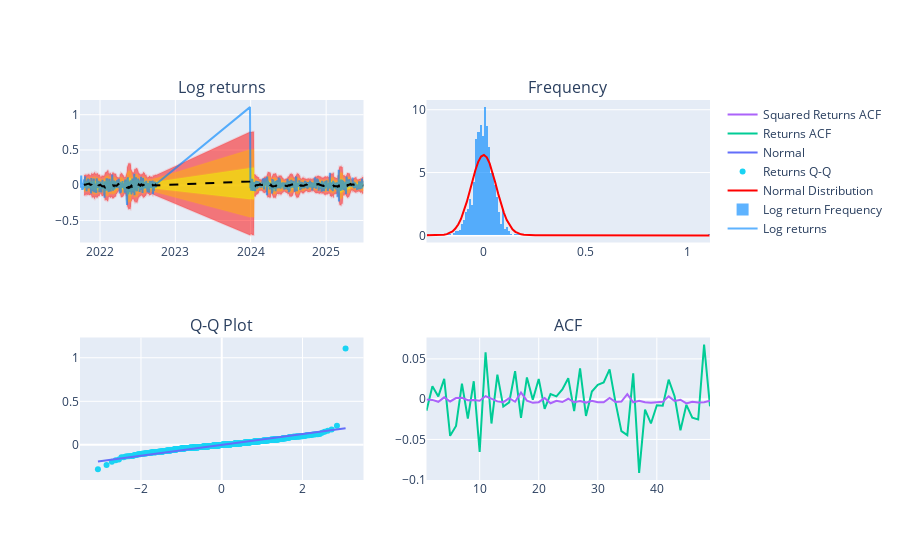

Write notebook code for a chart like this one.
### Code cell
stats_summary = analyse_returns_characteristics(df)

### Figure 1 — Plotly figure (JSON) as saved in the notebook; plotly's stock layout.template omitted (floating-point values rounded to 4 significant figures; data arrays with more than 128 entries replaced by an {"elided": "..."} marker saying what was removed)
{"data": [{"line": {"color": "rgba(255, 0, 0, 0.1)"}, "mode": "lines", "showlegend": false, "type": "scatter", "x": {"elided": "921 str values"}, "xaxis": "x", "y": {"elided": "921 float values"}, "yaxis": "y"}, {"fill": "tonexty", "line": {"color": "rgba(255, 0, 0, 0.1)"}, "mode": "lines", "showlegend": false, "type": "scatter", "x": {"elided": "921 str values"}, "xaxis": "x", "y": {"elided": "921 float values"}, "yaxis": "y"}, {"line": {"color": "rgba(255, 183, 0, 0.1)"}, "mode": "lines", "showlegend": false, "type": "scatter", "x": {"elided": "921 str values"}, "xaxis": "x", "y": {"elided": "921 float values"}, "yaxis": "y"}, {"fill": "tonexty", "line": {"color": "rgba(255, 183, 0, 0.1)"}, "mode": "lines", "showlegend": false, "type": "scatter", "x": {"elided": "921 str values"}, "xaxis": "x", "y": {"elided": "921 float values"}, "yaxis": "y"}, {"line": {"color": "rgba(236, 255, 0, 0.1)"}, "mode": "lines", "showlegend": false, "type": "scatter", "x": {"elided": "921 str values"}, "xaxis": "x", "y": {"elided": "921 float values"}, "yaxis": "y"}, {"fill": "tonexty", "line": {"color": "rgba(236, 255, 0, 0.1)"}, "mode": "lines", "showlegend": false, "type": "scatter", "x": {"elided": "921 str values"}, "xaxis": "x", "y": {"elided": "921 float values"}, "yaxis": "y"}, {"line": {"color": "rgba(0, 135, 255, 0.63)"}, "mode": "lines", "name": "Log returns", "type": "scatter", "x": {"elided": "921 str values"}, "xaxis": "x", "y": {"elided": "921 float values"}, "yaxis": "y"}, {"line": {"color": "black", "dash": "dash"}, "mode": "lines", "showlegend": false, "type": "scatter", "x": {"elided": "921 str values"}, "xaxis": "x", "y": {"elided": "921 float values"}, "yaxis": "y"}, {"histnorm": "probability density", "marker": {"color": "rgba(0, 135, 255, 0.63)"}, "name": "Log return Frequency", "type": "histogram", "x": {"elided": "921 float values"}, "xaxis": "x2", "yaxis": "y2"}, {"line": {"color": "red", "width": 2}, "mode": "lines", "name": "Normal Distribution", "type": "scatter", "x": [-0.2784, -0.2644, -0.2504, -0.2364, -0.2224, -0.2084, -0.1945, -0.1805, -0.1665, -0.1525, -0.1385, -0.1245, -0.1105, -0.09646, -0.08246, -0.06846, -0.05446, -0.04046, -0.02646, -0.01246, 0.001539, 0.01554, 0.02954, 0.04354, 0.05754, 0.07154, 0.08553, 0.09953, 0.1135, 0.1275, 0.1415, 0.1555, 0.1695, 0.1835, 0.1975, 0.2115, 0.2255, 0.2395, 0.2535, 0.2675, 0.2815, 0.2955, 0.3095, 0.3235, 0.3375, 0.3515, 0.3655, 0.3795, 0.3935, 0.4075, 0.4215, 0.4355, 0.4495, 0.4635, 0.4775, 0.4915, 0.5055, 0.5195, 0.5335, 0.5475, 0.5615, 0.5755, 0.5895, 0.6035, 0.6175, 0.6315, 0.6455, 0.6595, 0.6735, 0.6875, 0.7015, 0.7155, 0.7295, 0.7435, 0.7575, 0.7715, 0.7855, 0.7995, 0.8135, 0.8275, 0.8415, 0.8555, 0.8695, 0.8835, 0.8975, 0.9115, 0.9255, 0.9395, 0.9535, 0.9675, 0.9815, 0.9955, 1.009, 1.023, 1.037, 1.051, 1.065, 1.079, 1.093, 1.107], "xaxis": "x2", "y": [0.0002919, 0.0007775, 0.001969, 0.00474, 0.01085, 0.02361, 0.04884, 0.09607, 0.1797, 0.3195, 0.5401, 0.868, 1.326, 1.927, 2.662, 3.496, 4.365, 5.182, 5.848, 6.275, 6.402, 6.21, 5.727, 5.021, 4.186, 3.318, 2.5, 1.791, 1.22, 0.79, 0.4864, 0.2847, 0.1585, 0.08385, 0.04218, 0.02018, 0.009175, 0.003967, 0.001631, 0.0006373, 0.0002368, 8.365e-05, 2.81e-05, 8.972e-06, 2.724e-06, 7.863e-07, 2.158e-07, 5.63e-08, 1.397e-08, 3.294e-09, 7.387e-10, 1.575e-10, 3.192e-11, 6.152e-12, 1.127e-12, 1.964e-13, 3.252e-14, 5.122e-15, 7.668e-16, 1.091e-16, 1.477e-17, 1.9e-18, 2.325e-19, 2.704e-20, 2.99e-21, 3.143e-22, 3.142e-23, 2.985e-24, 2.697e-25, 2.317e-26, 1.892e-27, 1.469e-28, 1.085e-29, 7.614e-31, 5.081e-32, 3.224e-33, 1.945e-34, 1.115e-35, 6.081e-37, 3.152e-38, 1.554e-39, 7.281e-41, 3.244e-42, 1.374e-43, 5.534e-45, 2.119e-46, 7.713e-48, 2.67e-49, 8.785e-51, 2.748e-52, 8.175e-54, 2.312e-55, 6.216e-57, 1.589e-58, 3.862e-60, 8.924e-62, 1.961e-63, 4.095e-65, 8.133e-67, 1.536e-68], "yaxis": "y2"}, {"marker": {"color": "#19d3f3"}, "mode": "markers", "name": "Returns Q-Q", "type": "scatter", "x": {"elided": "921 float values"}, "xaxis": "x3", "y": {"elided": "921 float values"}, "yaxis": "y3"}, {"line": {"color": "#636efa"}, "mode": "lines", "name": "Normal", "type": "scatter", "x": {"elided": "921 float values"}, "xaxis": "x3", "y": {"elided": "921 float values"}, "yaxis": "y3"}, {"name": "Returns ACF", "type": "scatter", "x": [1, 2, 3, 4, 5, 6, 7, 8, 9, 10, 11, 12, 13, 14, 15, 16, 17, 18, 19, 20, 21, 22, 23, 24, 25, 26, 27, 28, 29, 30, 31, 32, 33, 34, 35, 36, 37, 38, 39, 40, 41, 42, 43, 44, 45, 46, 47, 48, 49], "xaxis": "x4", "y": [-0.01429, 0.01611, 0.003365, 0.0251, -0.04554, -0.03323, 0.0192, -0.02403, 0.02222, -0.06546, 0.05822, -0.03026, 0.03046, -0.009245, -0.003963, 0.03463, -0.02328, 0.02695, -0.0007448, 0.02513, -0.01203, 0.006326, 0.00349, 0.01216, 0.02599, -0.01486, 0.03819, -0.02081, 0.009479, 0.01782, 0.02067, 0.03703, -0.004008, -0.03975, -0.04474, 0.03199, -0.09153, -0.01293, -0.03018, -0.007638, -0.008134, 0.02418, 0.003611, -0.03877, -0.007044, -0.02311, -0.02524, 0.06769, -0.008924], "yaxis": "y4"}, {"name": "Squared Returns ACF", "type": "scatter", "x": [1, 2, 3, 4, 5, 6, 7, 8, 9, 10, 11, 12, 13, 14, 15, 16, 17, 18, 19, 20, 21, 22, 23, 24, 25, 26, 27, 28, 29, 30, 31, 32, 33, 34, 35, 36, 37, 38, 39, 40, 41, 42, 43, 44, 45, 46, 47, 48, 49], "xaxis": "x4", "y": [-0.0004623, -0.0009219, -0.003316, 0.002251, -0.002865, 0.001401, 0.001611, -0.001214, -0.001131, -0.001886, 0.003855, 0.0001584, -0.002776, -0.003708, 0.001102, -0.003213, 0.008286, -0.001822, -0.004594, -0.003747, 0.001335, -0.005065, -0.001993, -0.003582, 0.000486, -0.00392, -0.002465, -0.004275, -0.001933, -0.003906, -0.00392, 0.001591, -0.003384, -0.002988, 0.006227, -0.003921, -0.00211, -0.003884, -0.00442, -0.003696, -0.003362, 0.003482, -0.002317, -0.0007167, -0.005344, -0.003367, -0.004031, -0.003697, -0.002094], "yaxis": "y4"}], "layout": {"annotations": [{"font": {"size": 16}, "showarrow": false, "text": "Log returns", "x": 0.225, "xanchor": "center", "xref": "paper", "y": 1, "yanchor": "bottom", "yref": "paper"}, {"font": {"size": 16}, "showarrow": false, "text": "Frequency", "x": 0.775, "xanchor": "center", "xref": "paper", "y": 1, "yanchor": "bottom", "yref": "paper"}, {"font": {"size": 16}, "showarrow": false, "text": "Q-Q Plot", "x": 0.225, "xanchor": "center", "xref": "paper", "y": 0.375, "yanchor": "bottom", "yref": "paper"}, {"font": {"size": 16}, "showarrow": false, "text": "ACF", "x": 0.775, "xanchor": "center", "xref": "paper", "y": 0.375, "yanchor": "bottom", "yref": "paper"}], "xaxis": {"anchor": "y", "domain": [0, 0.45]}, "xaxis2": {"anchor": "y2", "domain": [0.55, 1]}, "xaxis3": {"anchor": "y3", "domain": [0, 0.45]}, "xaxis4": {"anchor": "y4", "domain": [0.55, 1]}, "yaxis": {"anchor": "x", "domain": [0.625, 1]}, "yaxis2": {"anchor": "x2", "domain": [0.625, 1]}, "yaxis3": {"anchor": "x3", "domain": [0, 0.375]}, "yaxis4": {"anchor": "x4", "domain": [0, 0.375]}}}
